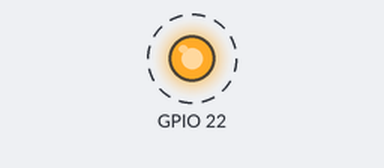
Bench run of a program on a simulated Raspberry Pi (BCM pin numbers). Parts: output pins drawn as LEDs (lit = HIGH). Dashed ring = blinking.

Above: at 0.5 s.
Timing chart, 0 to 4.6 s (numbered marks = the images above):
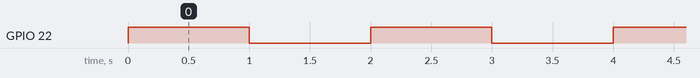

The program:

LED_blink_test.py
```python
#!/usr/bin/python
# Script: LED_blink_test.sh
# Purpose: turn LED at GPIO pin 22 on and off after a short delay
# sets HIGH to pin 22 for one second then low for 1 second
# -------------------------------

import RPi.GPIO as GPIO
import time

GPIO.setwarnings(False)
GPIO.setmode(GPIO.BCM)
GPIO.setup(22, GPIO.OUT)

while True:
	try:
		GPIO.output(22, True)
		time.sleep(1)
		GPIO.output(22, False)
		time.sleep(1)
	except KeyboardInterrupt:
		GPIO.output(22, False)
		break
```

Measured:
- by itself, GPIO 22: alternates HIGH for 1.0 s and LOW for 1.0 s
